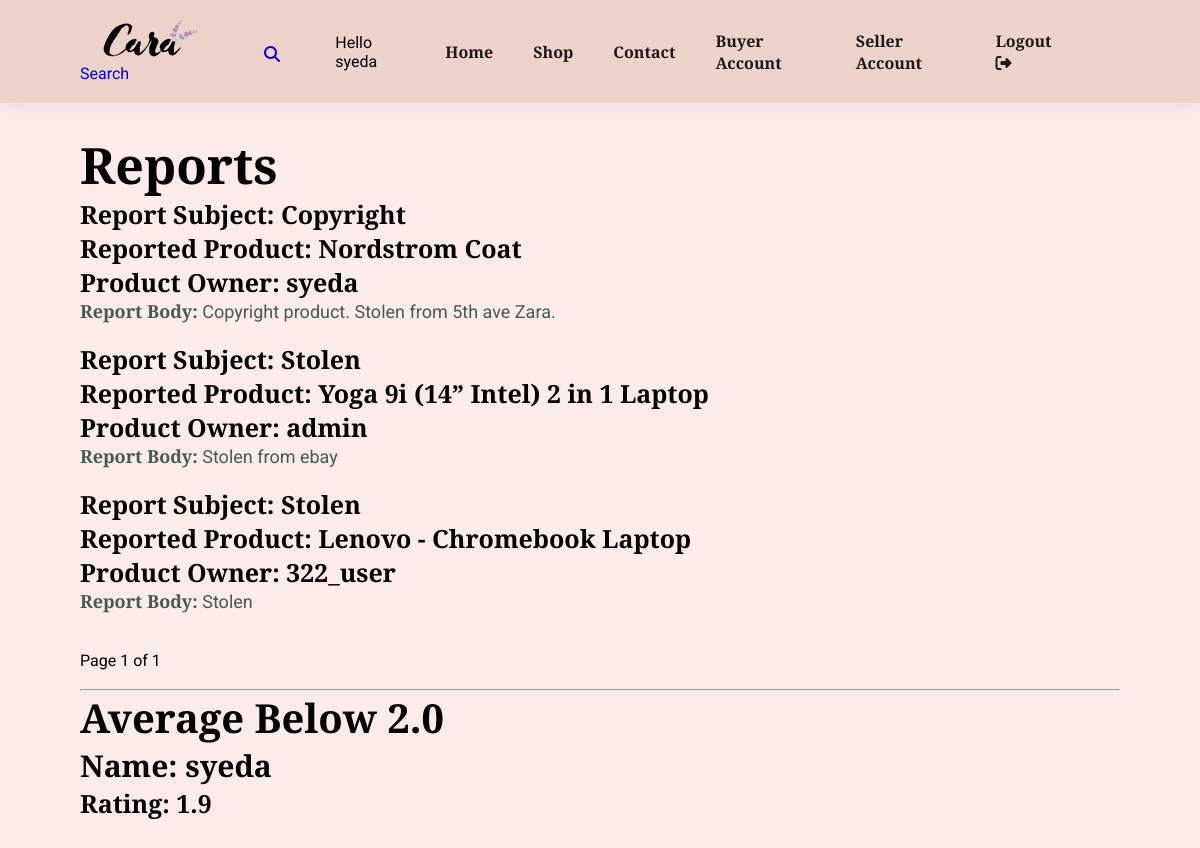
/admin-view/ (signed in), run on the app's committed database.
### store/models.py (models this page shows, shortened)
class Report(models.Model):
    product = models.ForeignKey(Product, on_delete=models.CASCADE)
    user = models.ForeignKey(User, verbose_name="Product Owner", on_delete=models.CASCADE)
    subject = models.CharField(max_length=150, help_text="Suject of the report", blank=False)
    body = models.TextField(max_length=500, blank=True, null=True)
    created_at = models.DateTimeField(auto_now=True)

class Product(models.Model):
    category = models.ForeignKey(Category,  on_delete=models.CASCADE)
    slug = models.CharField(max_length=150, null=False, blank=False)
    name = models.CharField(max_length=50, null=False, blank=False)
    author = models.ForeignKey(User, on_delete=models.CASCADE, null=False, blank=False)
    product_image = models.ImageField(upload_to=get_file_path_pro, null=True, blank=True)
    small_description = models.TextField(max_length=250, null=False, blank=False)
    quantity = models.IntegerField(null=False, blank=False)
    original_price = models.FloatField(null=False, blank=False)
    bid_starting_price = models.FloatField(null=False, blank=False)
    bid_current_price = models.FloatField(null=True, blank=True)
    description = models.TextField(max_length=500, null=False, blank=False)
    status = models.BooleanField(default= False, help_text="0=Show, 1=Hidden")
    bid_status = models.BooleanField(default= False, help_text="0=Show, 1=Hidden")
    trending = models.BooleanField(default= False, help_text="0=Default, 1=Hidden")
    tag = models.CharField(max_length=150, null=False, blank=False)
    meta_title = models.CharField(max_length=150, null=False, blank=False)
    meta_keywords= models.CharField(max_length=150, null=False, blank=False)
    meta_description= models.CharField(max_length=500, null=False, blank=False)
    created_at = models.DateTimeField(auto_now_add=True)
    def __str__(self) -> str:
        return self.name

### store/views.py (the view)
# urls.py: path('admin-view/', views.admin_view, name="admin_view"),
@login_required
def admin_view(request):
    all_reports = Report.objects.all().order_by('created_at')
    paginator = Paginator(all_reports, 3)
    page = request.GET.get('page1')
    try:
        all_reports = paginator.page(page)
    except PageNotAnInteger:
        all_reports = paginator.page(1)
    except EmptyPage:
        all_reports = paginator.page(paginator.num_pages)
    ave_rate = {
        'user' : 'syeda'
    }
    context = {
        'all_reports' : all_reports,
        'ave_rate' : ave_rate
    }
    return render(request, "store/admin_view.html", context)

### store/templates/store/admin_view.html (shortened to what this page needs)
{% extends "store/base.html" %}
{% load static %}
{% block content %}
<div class="section-p1">
    {% if all_reports %}
    <h1>Reports</h1>
        {% for report in all_reports %}
        <h4>Report Subject: {{ report.subject  }} </h4>
        <h4>Reported Product: {{ report.product }} </h4>
        <h4>Product Owner: {{ report.user }} </h4>
        <p><strong>Report Body:</strong> {{ report.body }} </p>
        <br>
        {% endfor %}
        <br>
        <span class="">
            <span class="">
                Page {{ all_reports.number }} of {{ all_reports.paginator.num_pages }}
            </span>
        </span>
    {% endif %}
    <br>
    <br>
    <hr>
    <div>
        <h2>Average Below 2.0 </h2>
        <h3> Name: {{ ave_rate.user }} </h3>
        <h4> Rating: 1.9 </h4>
    </div>
</div>
{% endblock content %}

### store/templates/store/base.html (shortened to what this page needs)
{% load static %}
<!DOCTYPE html>
<html>
    <head>
        <link rel="stylesheet" href="https://cdnjs.cloudflare.com/ajax/libs/font-awesome/6.1.1/css/all.css"/>
        <link href='https://css.gg/shopping-bag.css' rel='stylesheet'>
        <link rel="stylesheet" href="https://cdnjs.cloudflare.com/ajax/libs/font-awesome/4.7.0/css/font-awesome.min.css">
        <link rel="stylesheet" href="{% static 'store/store_styles.css' %}">
        <link rel="stylesheet" href="{% static 'store/category_styles.css' %}">
        <link rel="stylesheet" href="{% static 'store/products_details_styles.css' %}">
        <link rel="stylesheet" href="{% static 'store/cart_styles.css' %}">
        <link rel="stylesheet" href="{% static 'store/account_styles.css' %}">
        <link rel="stylesheet" href="{% static 'store/checkOut_styles.css' %}">
        <link rel="stylesheet" href="{% static 'store/search_styles.css' %}">
        <link rel="stylesheet" href="{% static 'store/review_modal.css' %}">
        <link rel="stylesheet" href="{% static 'store/buyer_account_styles.css' %}">
        <link rel="stylesheet" href="{% static 'store/seller_account.css' %}">
        <link rel="stylesheet" href="{% static 'store/buyer_deposit_styles.css' %}">
        <link rel="stylesheet" href="//cdn.jsdelivr.net/npm/alertifyjs@1.13.1/build/css/alertify.min.css"/>
        <link rel="stylesheet" href="//cdn.jsdelivr.net/npm/alertifyjs@1.13.1/build/css/themes/default.min.css"/>
    </head>
    <body>
        <section id="header">
            <div>
                <a href="{% url 'store-home' %}"><img src="{% static 'store/media/logo.png' %}" class="logo"></a>
                <a href="{% url 'search' %}" style="text-decoration: none" ><i class="fas fa-search"></i> Search</a>
            </div>
            <div>
                <ul id="navbar">
                    <li> Hello {{ user.username }} </li>
                    <li><a href="{% url 'store-home' %}"  class="{% if request.resolver_match.url_name == 'store-home' %}active{% endif %}">Home</a></li>
                    <li><a href="{% url 'store-categories' %}" class="{% if request.resolver_match.url_name == 'store-categories' %}active{% endif %}">Shop</a></li>
                    <li><a href="#">Contact</a></li>
                    {% if user.is_authenticated %}
                    <li><a href=" {% url 'buyer_account' %}" class="{% if request.resolver_match.url_name == 'profile' %}active{% endif %}">Buyer Account</a></li>
                    <li><a href=" {% url 'seller_account' %}" class="{% if request.resolver_match.url_name == 'profile' %}active{% endif %}">Seller Account</a></li>
                    <li><a href="{% url 'logout' %}">Logout <i class="fas fa-sign-out-alt"></i></a></li>
                    {% endif %}
                </ul>
            </div>
        </section>
        {% block content %}
        {% endblock content %}
    </body>
</html>

### store/static/store/store_styles.css (style rules this page uses)
* { margin: 0; padding: 0; box-sizing: border-box; font-family: 'Josefin Slab', 'Roboto', sans-serif; }
:root { --main-bg-color: #ebcfc4d2; --body-bg-color: #f5d1c866; }
body { width: 100%; background-color: var(--body-bg-color); }
h1 { font-size: 50px; line-height: 64px; color: black; }
h2 { font-size: 40px; line-height: 54px; color: black; }
h3 { font-size: 30px; }
h4 { font-size: 25px; line-height: 34px; color: black; }
p { font-size: 18px; color: #465b52; }
.section-p1 { padding: 30px 80px; }
#header { display: flex; align-items: center; justify-content: space-between; padding: 20px 80px; background-color: var(--main-bg-color); box-shadow: 0px 5px 15px rgba(0,0,0,0.06); z-index: 300; position: sticky; top: 0; left: 0; }
#navbar { display: flex; justify-content: center; align-items: center; }
#navbar li { list-style: none; padding: 0px 20px; position: relative; }
#navbar li a { text-decoration: none; font-size: 16px; font-weight: 600; color: #1a1a1a; transition: 0.3s ease; }

### store/static/store/cart_styles.css (style rules this page uses)
.logo { padding: 0 20px; }

### data on the page
Report: subject "Copyright", product "Nordstrom Coat", user "syeda", body "Copyright product. Stolen from 5th ave Zara."
Report: subject "Stolen", product "Yoga 9i (14” Intel) 2 in 1 Laptop", user "admin", body "Stolen from ebay"
Report: subject "Stolen", product "Lenovo - Chromebook Laptop", user "322_user", body "Stolen"

### other printed values
{{ user.username }} "syeda"
{{ all_reports.number }} "1"
{{ all_reports.paginator.num_pages }} "1"
{{ ave_rate.user }} "syeda"
